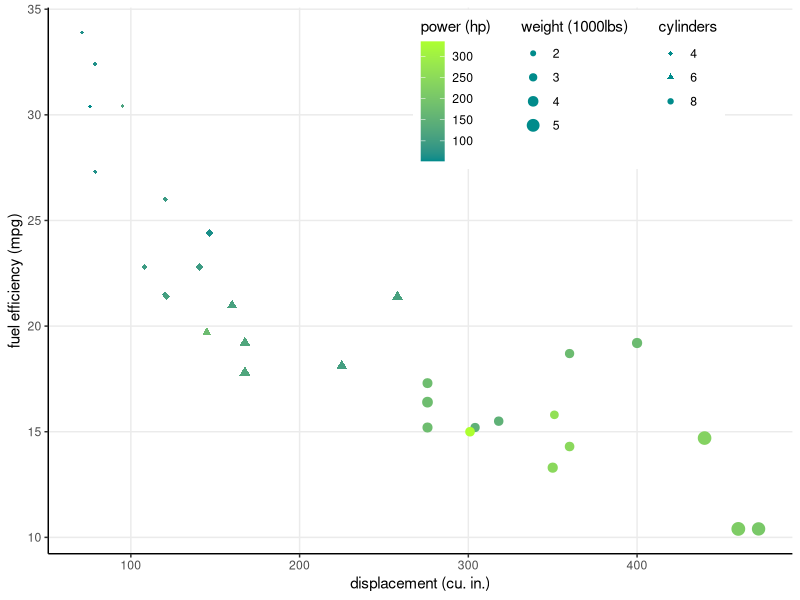

Write R code to recreate this figure.
# Possible answer final challenge lecture 2

library(ggplot2)

ggplot(data = mtcars,
       mapping = aes(x = disp,
                     y = mpg,
                     shape = as.factor(cyl),
                     color = hp,
                     size = wt)) + 
  geom_point() + # no lines around the shapes
  labs(
    x = "displacement (cu. in.)",
    y = "fuel efficiency (mpg)",
    shape = "cylinders",
    color = "power (hp)",
    size = "weight (1000lbs)"
  ) + 
  scale_shape_manual(values = c(18,17,19)) + 
  scale_radius(range = c(1,4)) + 
 scale_color_gradient(low = "darkcyan", high = "greenyellow") + # colors are approximate
theme_bw() + 
  theme(legend.position = c(0.7,0.85),
        legend.box = "horizontal",
        legend.box.background = element_rect(fill = "white", #white background behind legend
                                             linewidth = 0),
        panel.border = element_blank(),
        panel.grid.minor = element_blank(),
        axis.line = element_line()) + 
 guides(shape = guide_legend(order = 3, override.aes = list(color = "darkcyan")),
        color = guide_colorbar(order = 1),
        size = guide_legend(order = 2, override.aes = list(color = "darkcyan")))
